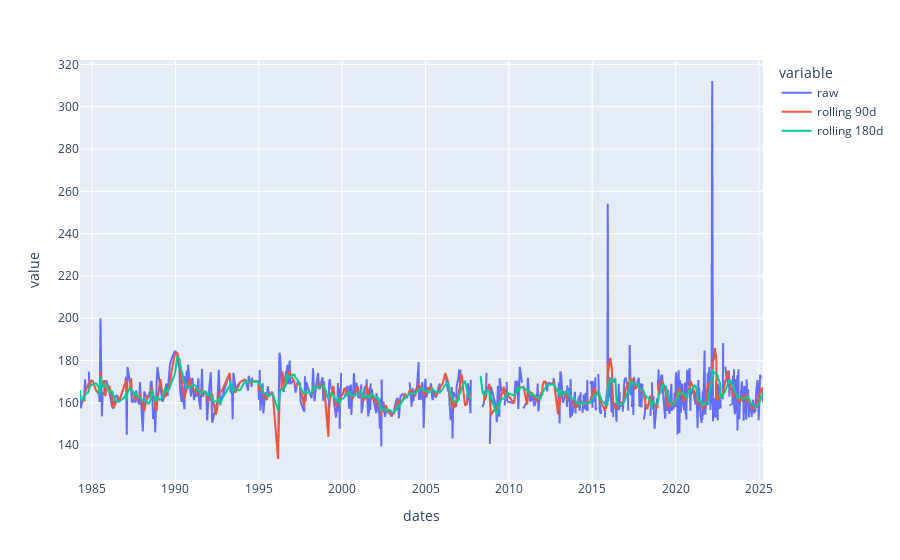

The cell this chart's notebook holds for it:
### Code cell
f = files[files.str.contains("sar1117")].iloc[0]
#despiked_filename = f.replace(".csv", "_tidally_corrected.csv")
df = pd.read_csv(f)
df.dates = pd.to_datetime(df.dates)
df.set_index("dates", inplace=True)
display(df.columns)
import matplotlib.pyplot as plt
transect_id = "sar1117-0003"
pd.DataFrame({"raw": df[transect_id],
              "rolling 90d": df[transect_id].rolling("90d", min_periods=1).mean(),
              "rolling 180d": df[transect_id].rolling("180d", min_periods=1).mean()
              #"rolling 365d": df[transect_id].rolling("365d", min_periods=1).mean(),
              }, index=df.index).plot()

### Figure 1 — Plotly figure (JSON) as saved in the notebook; plotly's stock layout.template omitted (floating-point values rounded to 4 significant figures; data arrays with more than 128 entries replaced by an {"elided": "..."} marker saying what was removed)
{"data": [{"hovertemplate": "variable=raw<br>dates=%{x}<br>value=%{y}<extra></extra>", "legendgroup": "raw", "line": {"color": "#636efa", "dash": "solid"}, "marker": {"symbol": "circle"}, "mode": "lines", "name": "raw", "showlegend": true, "type": "scattergl", "x": {"elided": "759 str values"}, "xaxis": "x", "y": {"elided": "759 float values"}, "yaxis": "y"}, {"hovertemplate": "variable=rolling 90d<br>dates=%{x}<br>value=%{y}<extra></extra>", "legendgroup": "rolling 90d", "line": {"color": "#EF553B", "dash": "solid"}, "marker": {"symbol": "circle"}, "mode": "lines", "name": "rolling 90d", "showlegend": true, "type": "scattergl", "x": {"elided": "759 str values"}, "xaxis": "x", "y": {"elided": "759 float values"}, "yaxis": "y"}, {"hovertemplate": "variable=rolling 180d<br>dates=%{x}<br>value=%{y}<extra></extra>", "legendgroup": "rolling 180d", "line": {"color": "#00cc96", "dash": "solid"}, "marker": {"symbol": "circle"}, "mode": "lines", "name": "rolling 180d", "showlegend": true, "type": "scattergl", "x": {"elided": "759 str values"}, "xaxis": "x", "y": {"elided": "759 float values"}, "yaxis": "y"}], "layout": {"legend": {"title": {"text": "variable"}, "tracegroupgap": 0}, "margin": {"t": 60}, "xaxis": {"anchor": "y", "domain": [0, 1], "title": {"text": "dates"}}, "yaxis": {"anchor": "x", "domain": [0, 1], "title": {"text": "value"}}}}
